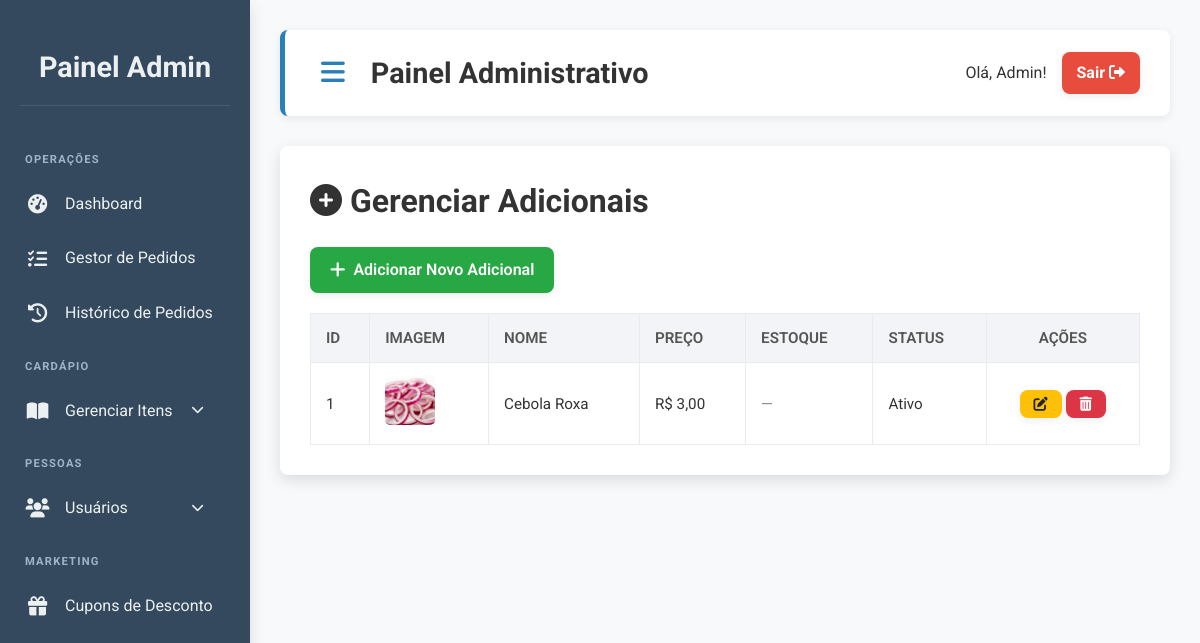
Before: /admin/adicionais/adicionais.php (signed in) with the older database file.
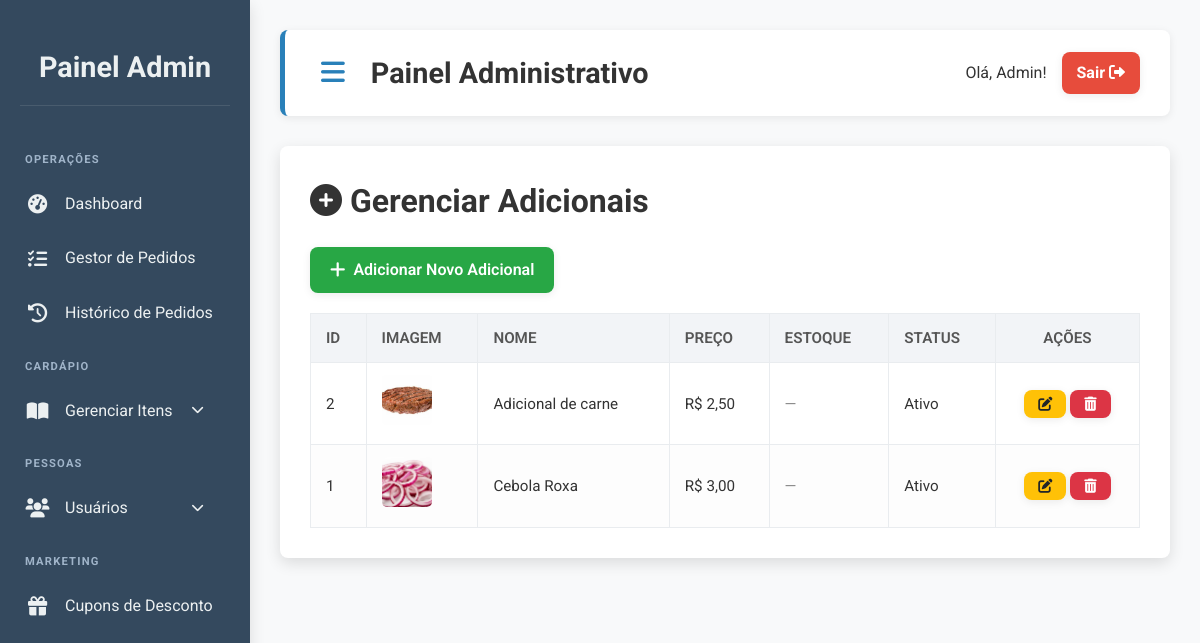
After: the same page with the newer database file.
### tables this page shows
CREATE TABLE `adicionais` (
  `id` int(11) NOT NULL,
  `nome` varchar(150) NOT NULL,
  `descricao` text DEFAULT NULL,
  `imagem` varchar(255) DEFAULT NULL,
  `preco` decimal(10,2) NOT NULL DEFAULT 0.00,
  `permite_quantidade` tinyint(1) NOT NULL DEFAULT 0,
  `controla_estoque` tinyint(1) NOT NULL DEFAULT 1,
  `estoque` int(11) NOT NULL DEFAULT 0,
  `ativo` tinyint(1) NOT NULL DEFAULT 1
);

### admin/adicionais/adicionais.php (the view, shortened to what this page needs)
<?php
require_once '../../includes/conexao.php';
$adicionais = [];
$sql = "SELECT id, nome, preco, imagem, descricao, ativo, controla_estoque, estoque FROM adicionais ORDER BY nome ASC";
$result = $conn->query($sql);
if ($result) {
    while ($row = $result->fetch_assoc()) {
        $adicionais[] = $row;
    }
}
?>
<div class="header-controls">
    <h1><i class="fas fa-plus-circle"></i> Gerenciar Adicionais</h1>
    <a href="adicionar_adicional.php" class="btn btn-success"><i class="fas fa-plus"></i> Adicionar Novo Adicional</a>
</div>
<div class="table-container">
    <table class="data-table">
        <thead>
            <tr>
                <th>ID</th>
                <th>Imagem</th>
                <th>Nome</th>
                <th>Preço</th>
                <th>Estoque</th>
                <th>Status</th>
                <th class="text-center">Ações</th>
            </tr>
        </thead>
        <tbody>
            <?php if (empty($adicionais)): ?>
                <tr>
                    <td colspan="7" class="text-center">Nenhum adicional cadastrado.</td>
                </tr>
            <?php else: ?>
                <?php foreach ($adicionais as $adicional): ?>
                    <tr>
                        <td><?= htmlspecialchars($adicional['id']) ?></td>
                        <td>
                            <img src="<?= htmlspecialchars($adicional['imagem'] ?? '/pdv/public/img/default-product.png'); ?>" alt="<?= htmlspecialchars($adicional['nome']); ?>" style="width: 50px; height: 50px; object-fit: cover; border-radius: 5px;">
                        </td>
                        <td><?= htmlspecialchars($adicional['nome']) ?></td>
                        <td>R$ <?= number_format($adicional['preco'], 2, ',', '.') ?></td>
                        <td>
                            <?php
                            if ($adicional['controla_estoque']) {
                                echo htmlspecialchars($adicional['estoque']);
                            } else {
                                echo '<span style="color: #888;" title="Estoque não controlado">—</span>';
                            }
                            ?>
                        </td>
                        <td>
                            <?php
                            $status_real_ativo = $adicional['ativo'];
                            $status_texto = $status_real_ativo ? 'Ativo' : 'Inativo';
                            $status_classe = $status_real_ativo ? 'status-concluido' : 'status-cancelado';
                            ?>
                            <span class="status-badge <?= $status_classe ?>">
                                <?= $status_texto ?>
                            </span>
                        </td>
                        <td class="text-center">
                            <a href="editar_adicional.php?id=<?= $adicional['id'] ?>" class="btn btn-warning btn-sm" title="Editar"><i class="fas fa-edit"></i></a>
                            <a href="excluir_adicional.php?id=<?= $adicional['id'] ?>" class="btn btn-danger btn-sm" title="Excluir" onclick="return confirm('Tem certeza que deseja excluir este adicional?');"><i class="fas fa-trash-alt"></i></a>
                        </td>
                    </tr>
                <?php endforeach; ?>
            <?php endif; ?>
        </tbody>
    </table>
</div>
<?php
include '../template_admin.php';
?>

Changed rows visible on the page:
added adicionais: id "2", imagem (picture), nome "Adicional de carne", preco "2,50", ativo "Ativo"
